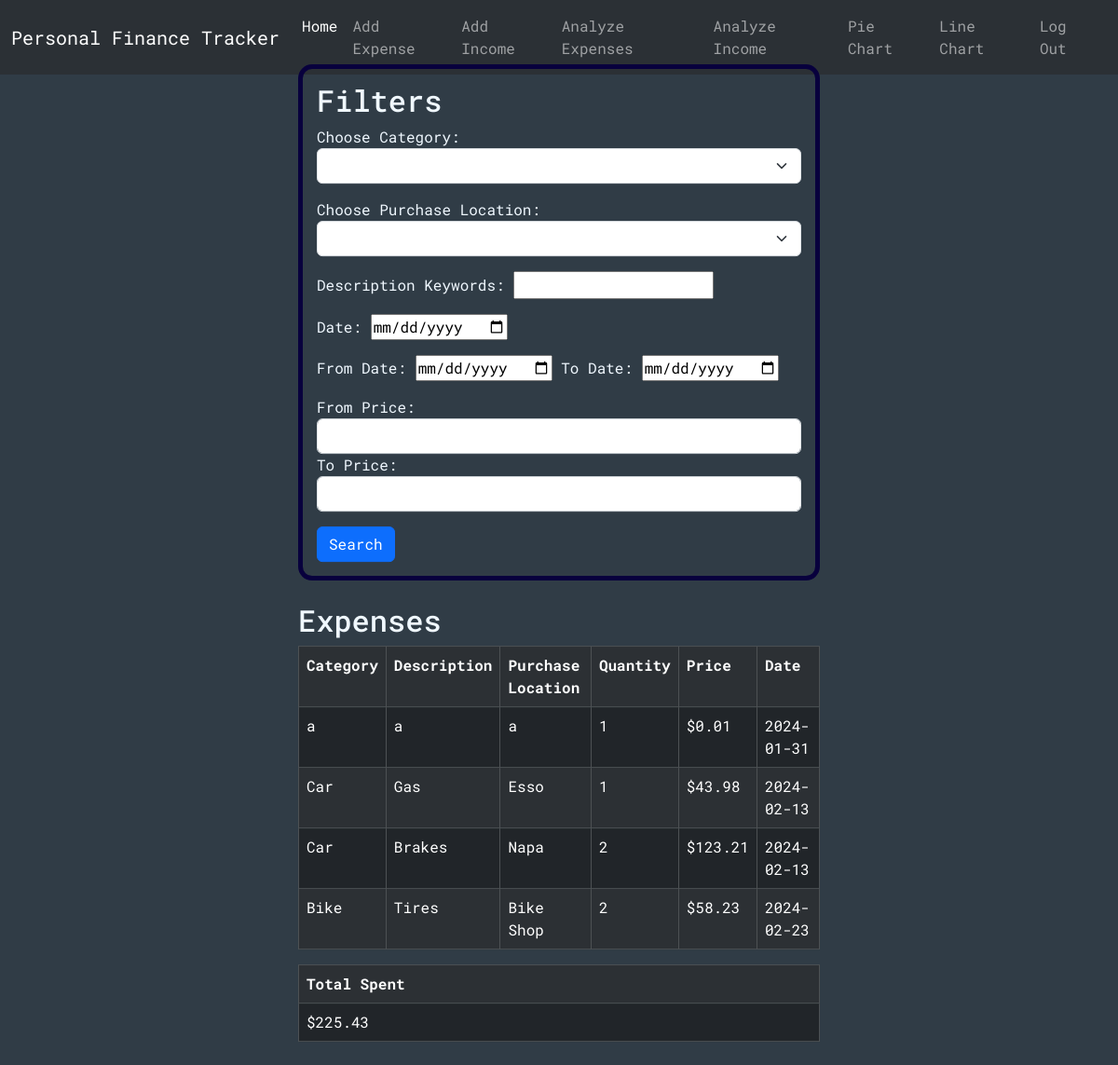
Page /analyzeExpenses (signed in) on the earlier database version.
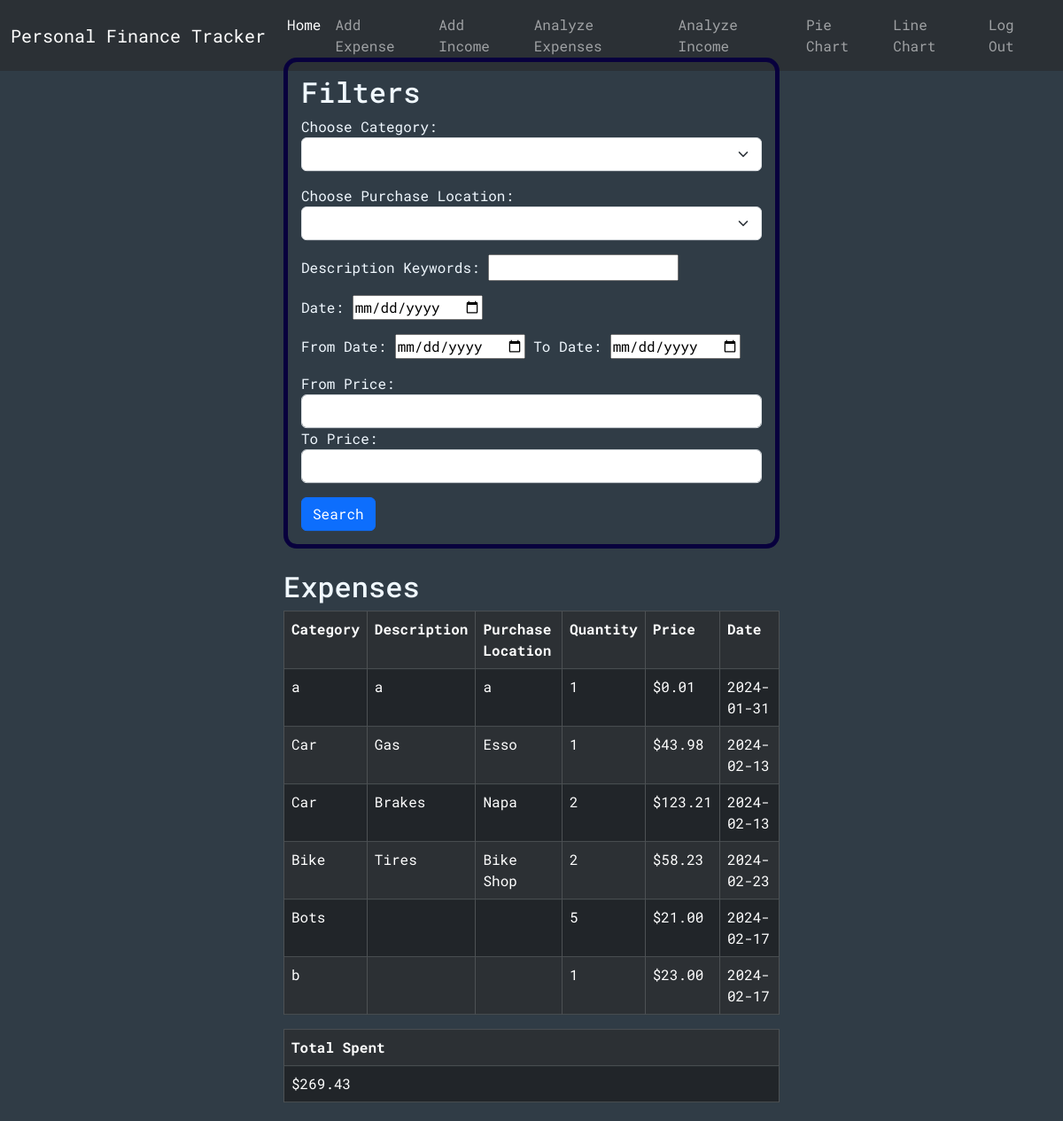
Same page on the later database version.
### tables this page shows
CREATE TABLE expenses (id INTEGER PRIMARY KEY, user_id INTEGER NOT NULL, category TEXT, description TEXT, purchaseLocation TEXT, quantity INTEGER NOT NULL, price NUMERIC NOT NULL, date TEXT NOT NULL, FOREIGN KEY (user_id) REFERENCES users(id));

### app.py (the view, shortened to what this page needs)
@app.route("/analyzeExpenses", methods=["GET", "POST"])
@login_required
def analyzeExpenses():
    conn = get_db_connection()
    categories = conn.execute("SELECT DISTINCT category FROM expenses WHERE user_id = ?", (session["user_id"],)).fetchall()
    purchaseLocations = conn.execute("SELECT DISTINCT purchaseLocation FROM expenses WHERE user_id = ?", (session["user_id"],)).fetchall()
    exps = conn.execute("SELECT * FROM expenses WHERE user_id = ?", (session["user_id"],)).fetchall()
    total = conn.execute("SELECT SUM(price) AS sum FROM expenses WHERE user_id = ?", (session["user_id"],)).fetchall()[0]["sum"]
    return render_template("analyzeExpenses.html", categories=categories, purchaseLocations=purchaseLocations, expenses=exps, total=total)

### helpers.py (called while the page is built)
def login_required(f):
    @wraps(f)
    def decorated_function(*args, **kwargs):
        if session.get("user_id") is None:
            return redirect("/login")
        return f(*args, **kwargs)
    return decorated_function

def get_db_connection():
    conn = sqlite3.connect('database.db')
    conn.row_factory = sqlite3.Row
    return conn

### templates/analyzeExpenses.html (shortened to what this page needs)
{% extends "layout.html" %}
{% block body %}
<div class="cont center">
  <div class="formBox">
    <h2>Filters</h2>
    <form action="/analyzeExpenses" method="post">
      <div class="mb-3">
        <label for="category">Choose Category:</label>
        <select name="category" id="category" class="form-select">
          <option></option>
          {% for category in categories %}
          <option value="{{category['category']}}">
          </option>
          {% endfor %}
        </select>
      </div>
      <div class="mb-3">
        <label for="purchaseLocation">Choose Purchase Location:</label>
        <select
          name="purchaseLocation"
          id="purchaseLocation"
          class="form-select"
        >
          <option></option>
          {% for purchaseLocation in purchaseLocations %}
          <option value="{{purchaseLocation['purchaseLocation']}}">
          </option>
          {% endfor %}
        </select>
      </div>
      <div class="mb-3">
        <label for="keywords">Description Keywords:</label>
        <input type="text" name="keywords" id="keywords" />
      </div>
      <div class="mb-3">
        <label for="date">Date:</label>
        <input type="date" name="date" id="date" />
      </div>
      <div class="mb-3">
        <label for="fromDate">From Date:</label>
        <input type="date" name="fromDate" id="fromDate" />
        <label for="toDate">To Date:</label>
        <input type="date" name="toDate" id="toDate" />
      </div>
      <div class="mb-3">
        <label for="fromPrice">From Price:</label>
        <input
          type="number"
          step="0.01"
          min="0"
          class="form-control"
          name="fromPrice"
          id="fromPrice"
        />
        <label for="toPrice">To Price:</label>
        <input
          type="number"
          step="0.01"
          min="0"
          class="form-control"
          name="toPrice"
          id="toPrice"
        />
      </div>
      <button type="submit" class="btn btn-primary">Search</button>
    </form>
  </div>
  <br />
  {% if expenses -%}
  <div>
    <div>
      <h2>Expenses</h2>
      <div class="table-responsive">
        <table
          class="table table-dark table-striped table-bordered table-hover"
        >
          <tr>
            <th scope="col">Category</th>
            <th scope="col">Description</th>
            <th scope="col">Purchase Location</th>
            <th scope="col">Quantity</th>
            <th scope="col">Price</th>
            <th scope="col">Date</th>
          </tr>
          {% for expense in expenses %}
          <tr>
            <td>{{ expense["category"] }}</td>
            <td>{{ expense["description"] }}</td>
            <td>{{ expense["purchaseLocation"] }}</td>
            <td>{{ expense["quantity"] }}</td>
            <td>{{ "$%.2f"| format(expense["price"] )}}</td>
            <td>{{ expense["date"] }}</td>
          </tr>
          {% endfor %}
        </table>
      </div>
      <table class="table table-dark table-striped table-bordered table-hover">
        <tr>
          <th scope="col">Total Spent</th>
        </tr>
        <tr>
          <td>{{"$%.2f"| format(total)}}</td>
        </tr>
      </table>
    </div>
    {% endif %}
  </div>
</div>
{% endblock %}

Differences in the rows shown:
added expenses: category "Bots", quantity "5", price "$21.00", date "2024-02-17"
added expenses: category "b", quantity "1", price "$23.00", date "2024-02-17"
Other differences:
{{ "$%.2f"| format(total) }}: "$225.43" → "$269.43"
